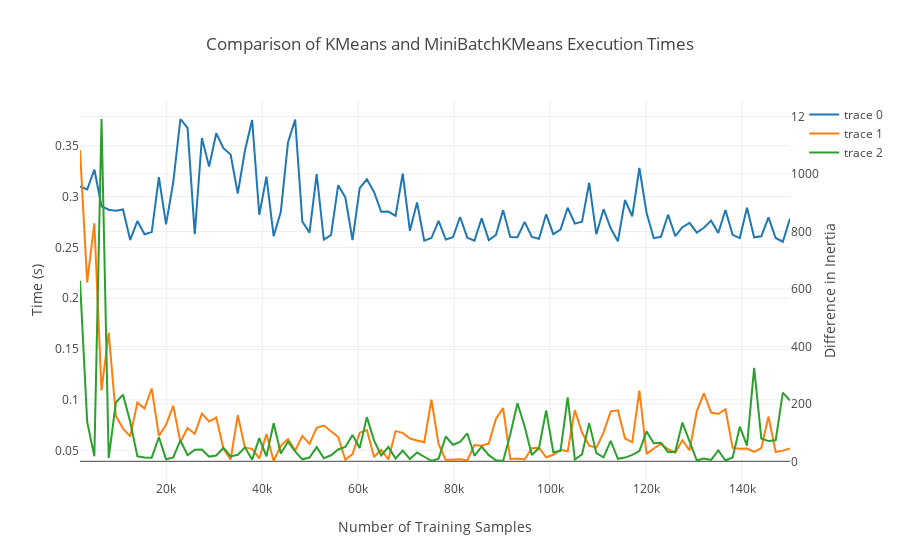

The code cell stored with this chart in its notebook:
### Code cell
import plotly
import plotly.graph_objs as go

plotly.offline.init_notebook_mode(connected=True)

trace_kmeans = go.Scatter(
    x=n_samples,
    y=df['KMeans Execution Time']
)

trace_minibatchkmeans = go.Scatter(
    x=n_samples,
    y=df['MiniBatchKMeans Execution Time']
)

trace_inertiadiff = go.Scatter(
    x=n_samples,
    y=df['Inertia Delta'],
    yaxis='y2'
)

data = [trace_kmeans, trace_minibatchkmeans, trace_inertiadiff]

layout = go.Layout(
    title='Comparison of KMeans and MiniBatchKMeans Execution Times',
    xaxis=dict(
        title='Number of Training Samples'
    ),
    yaxis=dict(
        title='Time (s)'
    ),
    yaxis2=dict(
        title='Difference in Inertia',
        overlaying='y',
        side='right'
    )
)
plotly.offline.iplot({
    "data": data,
    "layout": layout
})
